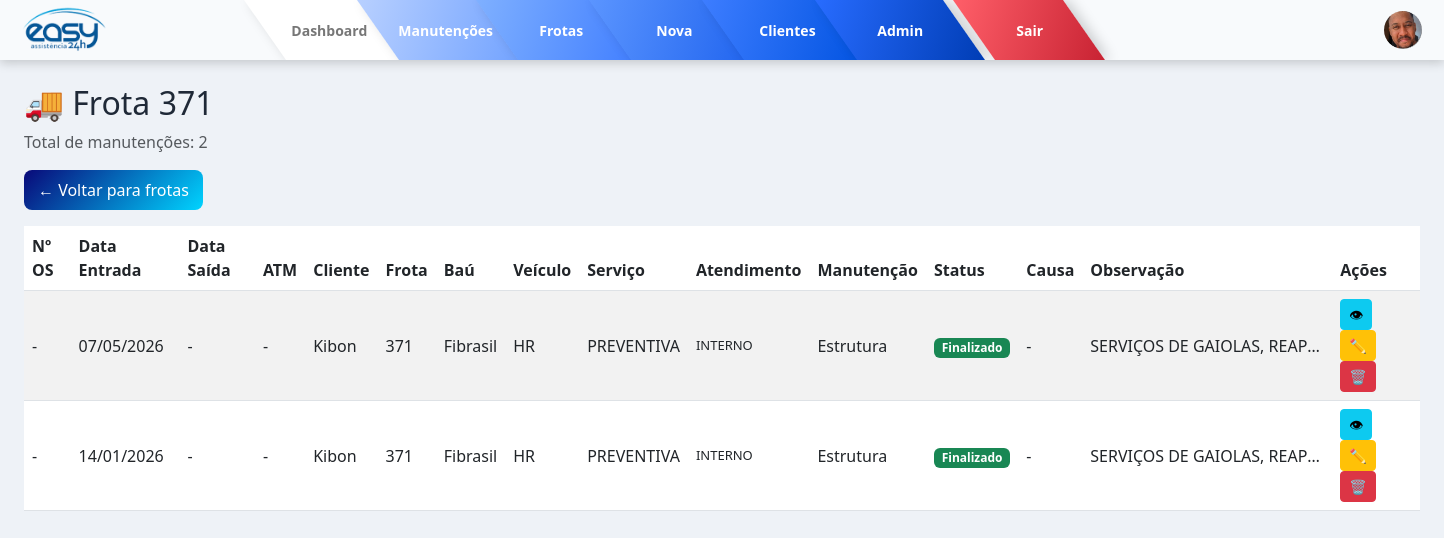
The app's page /frotas/371 (signed in), older data.
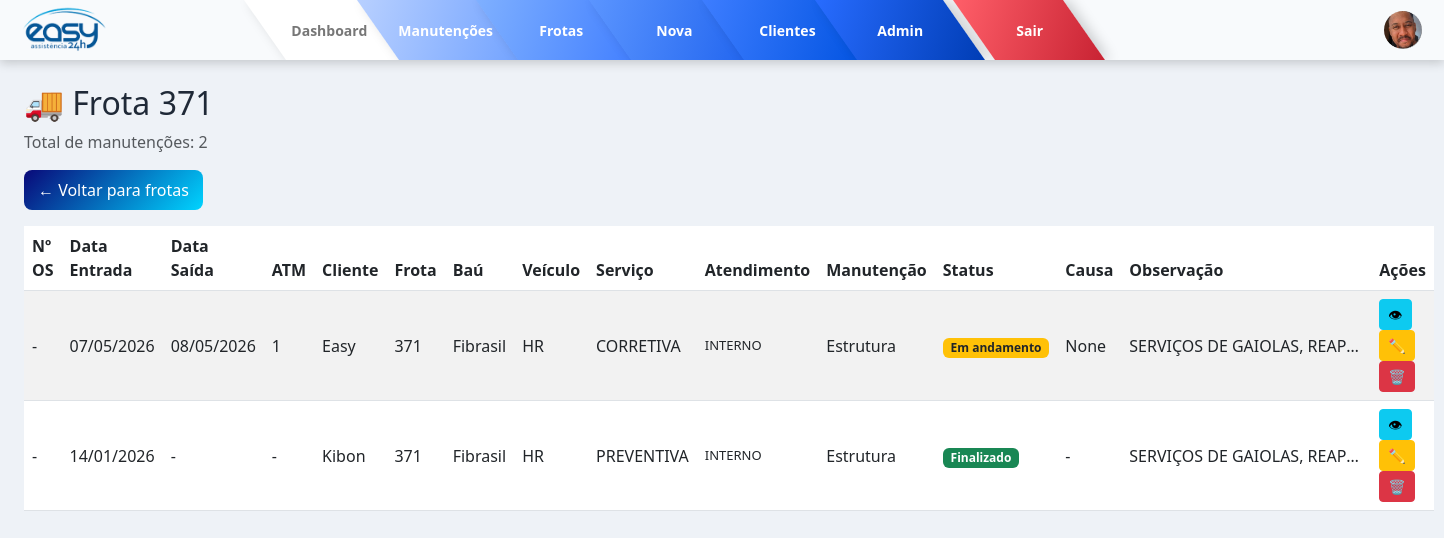
The same page, newer data.
### models/manutencao.py (models this page shows)
class Manutencao(db.Model):
    __tablename__ = "manutencoes"
    id = db.Column(db.Integer, primary_key=True, autoincrement=True)
    data = db.Column(db.Date)          # Data de entrada
    data_saida = db.Column(db.Date)    # Data de saída
    dtm = db.Column(db.Integer)        # Dias entre entrada e saída
    numero_frota = db.Column(db.String)
    os = db.Column(db.String(50))
    bau = db.Column(db.String)
    tipo_veiculo = db.Column(db.String)
    tipo_servico = db.Column(db.String)
    tipo_atendimento = db.Column(db.String)
    tipo_manutencao = db.Column(db.String)
    status = db.Column(db.String)
    causa = db.Column(db.String)
    observacao = db.Column(db.String)
    cliente = db.Column(db.String)
    imagens = db.Column(db.Text)

### routes/frotas.py (the view)
@frotas_bp.route("/<frota>")
def detalhe_frota(frota):
    if not session.get("user_id"):
        return redirect("/login")
    registros = [
        r for r in Manutencao.query.all()
        if formatar_frota(r.numero_frota) == frota
    ]
    def parse_data(data):
        if isinstance(data, datetime):
            return data
        try:
            return datetime.strptime(str(data), "%Y-%m-%d")
        except:
            return datetime.min
    registros = sorted(
        registros,
        key=lambda x: parse_data(x.data),
        reverse=True
    )
    for r in registros:
        afericao_placa = buscar_afericao(r.numero_frota, r.os, "PLACA")
        afericao_ambiente = buscar_afericao(r.numero_frota, r.os, "AMBIENTE")
        r.placa_afericao = afericao_placa.afericao if afericao_placa else None
        r.placa_data_afericao = (
            afericao_placa.data_afericao.strftime("%d/%m/%Y")
            if afericao_placa and afericao_placa.data_afericao else None
        )
        r.placa_status = afericao_placa.status if afericao_placa else None
        r.placa_imagens = carregar_lista_imagens(afericao_placa.imagens) if afericao_placa else []
        r.ambiente_afericao = afericao_ambiente.afericao if afericao_ambiente else None
        r.ambiente_data_afericao = (
            afericao_ambiente.data_afericao.strftime("%d/%m/%Y")
            if afericao_ambiente and afericao_ambiente.data_afericao else None
        )
        r.ambiente_status = afericao_ambiente.status if afericao_ambiente else None
        r.ambiente_imagens = carregar_lista_imagens(afericao_ambiente.imagens) if afericao_ambiente else []
        r.imagens_lista = carregar_lista_imagens(r.imagens)
    return render_template(
        "frotas_detalhe.html",
        frota=frota,
        registros=registros
    )

### routes/frotas.py (called while the page is built)
def formatar_frota(valor):
    try:
        return str(int(float(valor)))
    except:
        return "Sem frota"

def carregar_lista_imagens(valor):
    try:
        lista = json.loads(valor) if valor else []
        return lista if isinstance(lista, list) else []
    except:
        return []

def buscar_afericao(numero_frota, os, tipo_termometro):
    if not numero_frota or not os:
        return None
    return AfericaoTermometro.query.filter_by(
        numero_frota=str(numero_frota).strip(),
        os=str(os).strip(),
        tipo_termometro=tipo_termometro
    ).first()

### templates/frotas_detalhe.html (shortened to what this page needs)
{% extends "base.html" %}
{% block content %}
<h2 class="mb-2">🚚 Frota {{ frota }}</h2>
<p class="text-muted mb-3">
  Total de manutenções: {{ registros|length }}
</p>
<div class="mb-3">
  <a href="/frotas" class="btn-voltar">
    ← Voltar para frotas
  </a>
</div>
<table class="table table-striped table-hover" id="tabelaManutencoes">
  <thead>
    <tr>
      <th>Nº OS</th>
      <th>Data Entrada</th>
      <th>Data Saída</th>
      <th>ATM</th>
      <th>Cliente</th>
      <th>Frota</th>
      <th>Baú</th>
      <th>Veículo</th>
      <th>Serviço</th>
      <th>Atendimento</th>
      <th>Manutenção</th>
      <th>Status</th>
      <th>Causa</th>
      <th>Observação</th>
      <th>Ações</th>
    </tr>
  </thead>
  <tbody>
    {% for m in registros %}
    <tr>
      <td>{{ m.os or '-' }}</td>
      <td>{{ m.data.strftime('%d/%m/%Y') if m.data else '-' }}</td>
      <td>{{ m.data_saida.strftime('%d/%m/%Y') if m.data_saida else '-' }}</td>
      <td>{{ m.dtm if m.dtm is not none else '-' }}</td>
      <td>{{ m.cliente or '-' }}</td>
      <td>{{ m.numero_frota or '-' }}</td>
      <td>{{ m.bau or '-' }}</td>
      <td>{{ m.tipo_veiculo or '-' }}</td>
      <td>{{ m.tipo_servico or '-' }}</td>
      <td>{{ m.tipo_atendimento or '-' }}</td>
      <td>{{ m.tipo_manutencao or '-' }}</td>
      <td>
        {% if "finalizado" in (m.status or "").lower() %}
          <span class="badge bg-success">Finalizado</span>
        {% elif "andamento" in (m.status or "").lower() %}
          <span class="badge bg-warning text-dark">Em andamento</span>
        {% else %}
          <span class="badge bg-secondary">{{ m.status or '-' }}</span>
        {% endif %}
      </td>
      <td>{{ m.causa or '-' }}</td>
      <td class="obs-col">
        {{ m.observacao or '-' }}
      </td>
      <td>
        <button
          class="btn btn-info btn-sm"
          onclick='abrirModal(
            {{ m.cliente|tojson }},
            {{ m.numero_frota|tojson }},
            {{ m.tipo_servico|tojson }},
            {{ m.causa|tojson }},
            {{ m.placa_afericao|tojson }},
            {{ m.placa_data_afericao|tojson }},
            {{ m.placa_status|tojson }},
            {{ m.ambiente_afericao|tojson }},
            {{ m.ambiente_data_afericao|tojson }},
            {{ m.ambiente_status|tojson }},
            {{ m.imagens_lista|tojson }},
            {{ m.placa_imagens|tojson }},
            {{ m.ambiente_imagens|tojson }}
          )'>
          👁
        </button>
        {% if session.get("user_role") == "admin" %}
          <a href="/manutencoes/editar/{{ m.id }}" class="btn btn-warning btn-sm">
            ✏️
          </a>
          <a href="/manutencoes/excluir/{{ m.id }}"
             class="btn btn-danger btn-sm"
             onclick="return confirm('Deseja excluir essa manutenção?')">
            🗑️
          </a>
        {% endif %}
      </td>
    </tr>
    {% endfor %}
  </tbody>
</table>
{% endblock %}

### templates/base.html (shortened to what this page needs)
<!DOCTYPE html>
<html lang="pt-br">
<head>
  <link href="https://cdn.jsdelivr.net/npm/bootstrap@5.3.0/dist/css/bootstrap.min.css" rel="stylesheet">
  <link href="https://cdn.jsdelivr.net/npm/bootstrap-icons@1.10.5/font/bootstrap-icons.css" rel="stylesheet">
  <link rel="stylesheet" href="{{ url_for('static', filename='css/style.css') }}">
</head>
<body>
<nav class="top-menu-skew">
  <div class="top-logo">
    <img src="{{ url_for('static', filename='img/logo.png') }}" alt="Logo">
  </div>
  <div class="top-links">
    <a href="{{ url_for('dashboard.dashboard') }}" class="skew-item">
      <span>Dashboard</span>
    </a>
    <a href="{{ url_for('manutencao.lista') }}" class="skew-item">
      <span>Manutenções</span>
    </a>
    <a href="/frotas" class="skew-item">
      <span>Frotas</span>
    </a>
    {% if session.get("user_role") == "admin" %}
      <a href="{{ url_for('manutencao.nova') }}" class="skew-item">
        <span>Nova</span>
      </a>
      <a href="/clientes/" class="skew-item">
        <span>Clientes</span>
      </a>
      <a href="{{ url_for('admin.dashboard_admin') }}" class="skew-item">
        <span>Admin</span>
      </a>
    {% endif %}
    <a href="/logout" class="skew-item sair">
      <span>Sair</span>
    </a>
  </div>
  <div class="top-user">
    {% if session.get("user_foto") %}
      <img src="{{ session.get('user_foto') }}" class="user-img">
    {% else %}
      <div class="user-img">👤</div>
    {% endif %}
  </div>
</nav>
<div class="content-top p-4">
  {% block content %}{% endblock %}
</div>
</body>
</html>

### static/css/style.css (style rules this page uses)
:root { --gradient-start: #020024; --gradient-mid: #090979; --gradient-end: #00d4ff; --primary: #1e3a8a; --secondary: #3b82f6; --bg: #eef2f7; --card: #ffffff; --text: #1f2937; --muted: #6b7280; --border: #d1d5db; }
body { background: var(--bg); font-family: 'Segoe UI', sans-serif; color: var(--text); }
td { vertical-align: middle; }
td:nth-child(10) { max-width: 300px; white-space: normal; font-size: 13px; }
.btn-voltar { display: inline-block; background: linear-gradient(135deg, #090979, #00d4ff); color: #fff; padding: 8px 14px; border-radius: 8px; text-decoration: none; font-weight: 500; transition: 0.2s; }
.obs-col { max-width: 250px; white-space: nowrap; overflow: hidden; text-overflow: ellipsis; }
:root { --xodo-azul: #5AA0C8; --xodo-roxo: #5A3D9A; --xodo-azul-forte: #2F80ED; }
.top-menu-skew { width: 100%; height: 60px; background: #f3f6fb; display: flex; align-items: center; justify-content: space-between; padding: 0 22px; box-shadow: 0 3px 10px rgba(0,0,0,0.18); overflow: hidden; }
.top-logo { width: 150px; display: flex; align-items: center; justify-content: flex-start; z-index: 3; }
.top-logo img { height: 70px; max-width: 120px; object-fit: contain; }
.top-links { flex: 1; display: flex; align-items: center; justify-content: center; }
.top-user { width: 230px; display: flex; align-items: center; justify-content: flex-end; gap: 18px; z-index: 5; }
.user-img { position: relative; z-index: 10; }
.skew-item.sair { margin-left: 10px; }
.user-img { width: 38px; height: 38px; border-radius: 50%; object-fit: cover; background: #fff; display: flex; align-items: center; justify-content: center; }
.skew-item { height: 60px; min-width: 128px; padding: 0 20px; margin-left: -15px; background: linear-gradient(135deg, #91baff, #0052e0); color: #fff; text-decoration: none; font-weight: 700; font-size: 14px; display: flex; align-items: center; justify-content: center; transform: skewX(35deg); box-shadow: 5px 0 12px rgba(0,0,0,0.18); transition: 0.25s ease; }
.skew-item span { transform: skewX(-35deg); white-space: nowrap; }
.skew-item:nth-child(1) { background: #ffffff; color: #777; }
.skew-item:nth-child(2) { background: linear-gradient(135deg, #b8d0ff, #6ea0ff); }
.skew-item:nth-child(3) { background: linear-gradient(135deg, #7fb0ff, #3f7dff); }
.skew-item:nth-child(4) { background: linear-gradient(135deg, #5b95ff, #1f63ee); }
.skew-item:nth-child(5) { background: linear-gradient(135deg, #3d7dff, #0052e0); }
.skew-item:nth-child(6) { background: linear-gradient(135deg, #286cff, #003db5); }
.skew-item.sair { min-width: 110px; background: linear-gradient(135deg, #ff5f69, #c82333); }
.content-top { width: 100%; }
.top-menu-skew { position: sticky; top: 0; z-index: 1050; background: #f8fafc; }

Row changes from the older to the newer data that the page shows:
changed Manutencao: data_saida "-" → "08/05/2026"; dtm "-" → "1"; cliente "Kibon" → "Easy"; tipo_servico "PREVENTIVA" → "CORRETIVA"; causa "-" → "None"; status "Finalizado" → "Em andamento"
